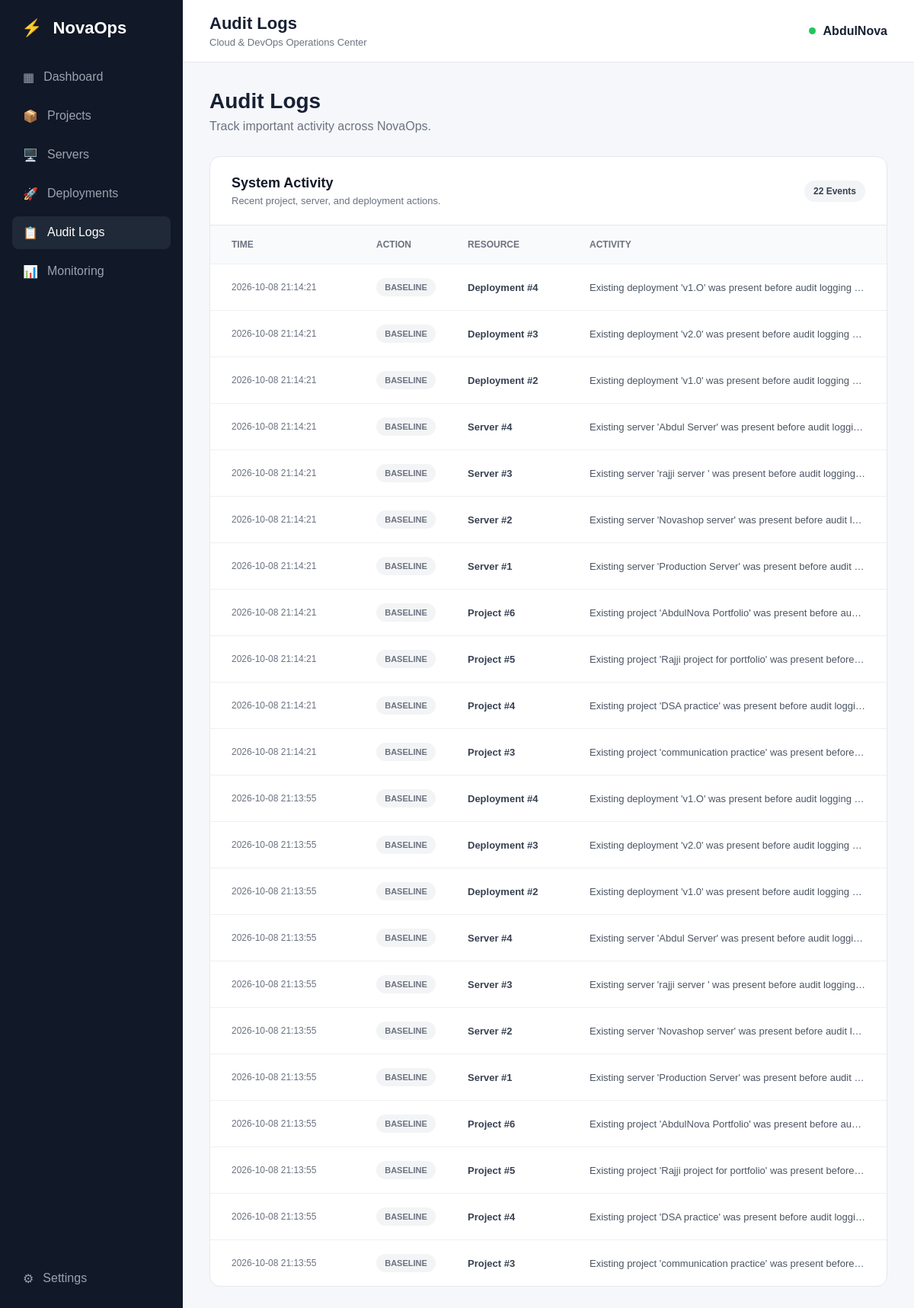
/audit-logs, run on the app's committed database.
### app.py (models this page shows)
class AuditLog(db.Model):
    id = db.Column(
        db.Integer,
        primary_key=True
    )
    action = db.Column(
        db.String(50),
        nullable=False
    )
    entity_type = db.Column(
        db.String(50),
        nullable=False
    )
    entity_id = db.Column(
        db.Integer,
        nullable=True
    )
    message = db.Column(
        db.Text,
        nullable=False
    )
    created_at = db.Column(
        db.DateTime,
        default=india_now,
        nullable=False
    )

### app.py (the view)
@app.route("/audit-logs")
def audit_logs():
    logs = AuditLog.query.order_by(
        AuditLog.created_at.desc()
    ).limit(100).all()
    return render_template(
        "audit_logs.html",
        logs=logs
    )

### templates/audit_logs.html (shortened to what this page needs)
{% extends "base.html" %}
{% block page_title %}
Audit Logs
{% endblock %}
{% block content %}
<div class="welcome">
    <div>
        <h1>Audit Logs</h1>
        <p>Track important activity across NovaOps.</p>
    </div>
</div>
<div class="audit-card">
    <div class="audit-card-header">
        <div>
            <h2>System Activity</h2>
            <p>Recent project, server, and deployment actions.</p>
        </div>
        <span class="server-count">
            {{ logs|length }} Events
        </span>
    </div>
    <div class="audit-table">
        <div class="audit-table-header">
            <span>Time</span>
            <span>Action</span>
            <span>Resource</span>
            <span>Activity</span>
        </div>
        {% for log in logs %}
        <div class="audit-row">
            <span class="audit-time">
                {{ log.created_at.strftime("%Y-%m-%d %H:%M:%S") }}
            </span>
            <span class="audit-action
                {% if log.action == 'CREATE' %}
                    audit-create
                {% elif log.action == 'UPDATE' %}
                    audit-update
                {% elif log.action == 'DELETE' %}
                    audit-delete
                    {% elif log.action == 'BASELINE' %}
    audit-baseline
                {% endif %}">
                {{ log.action }}
            </span>
            <span class="audit-resource">
                {{ log.entity_type }}
                {% if log.entity_id %}
                #{{ log.entity_id }}
                {% endif %}
            </span>
            <span class="audit-message">
                {{ log.message }}
            </span>
        </div>
        {% endfor %}
    </div>
</div>
{% endblock %}

### static/css/style.css (style rules this page uses)
* { margin: 0; padding: 0; box-sizing: border-box; }
body { font-family: Arial, sans-serif; background: #f5f7fb; color: #172033; }
.welcome { display: flex; justify-content: space-between; align-items: center; margin-bottom: 30px; }
.welcome h1 { font-size: 28px; margin-bottom: 8px; }
.welcome p { color: #6b7280; }
.server-count { padding: 7px 12px; background: #f3f4f6; color: #374151; border-radius: 20px; font-size: 12px; font-weight: 600; }
.audit-card { background: #ffffff; border: 1px solid #e5e7eb; border-radius: 14px; overflow: hidden; }
.audit-card-header { display: flex; align-items: center; justify-content: space-between; padding: 24px 28px; border-bottom: 1px solid #e5e7eb; }
.audit-card-header h2 { font-size: 18px; color: #111827; }
.audit-card-header p { margin-top: 5px; color: #6b7280; font-size: 13px; }
.audit-table { width: 100%; }
.audit-table-header, .audit-row { display: grid; grid-template-columns: 170px 100px 140px minmax(0, 1fr); align-items: center; gap: 20px; padding: 18px 28px; }
.audit-table-header { background: #f9fafb; color: #6b7280; font-size: 12px; font-weight: 600; text-transform: uppercase; }
.audit-row { border-top: 1px solid #f0f0f0; font-size: 13px; }
.audit-time { color: #6b7280; font-size: 12px; white-space: nowrap; }
.audit-action { display: inline-flex; align-items: center; justify-content: center; width: fit-content; min-width: 78px; padding: 6px 10px; border-radius: 20px; font-size: 11px; font-weight: 700; }
.audit-resource { color: #374151; font-weight: 600; }
.audit-message { min-width: 0; color: #4b5563; white-space: nowrap; overflow: hidden; text-overflow: ellipsis; }
.audit-baseline { background: #f3f4f6; color: #6b7280; }

### data on the page
AuditLog: created_at "2026-10-08 21:14:21", action "BASELINE", entity_type "Deployment", entity_id "4", message "Existing deployment 'v1.O' was present before audit logging…"
AuditLog: created_at "2026-10-08 21:14:21", action "BASELINE", entity_type "Deployment", entity_id "3", message "Existing deployment 'v2.0' was present before audit logging…"
AuditLog: created_at "2026-10-08 21:14:21", action "BASELINE", entity_type "Deployment", entity_id "2", message "Existing deployment 'v1.0' was present before audit logging…"
AuditLog: created_at "2026-10-08 21:14:21", action "BASELINE", entity_type "Server", entity_id "4", message "Existing server 'Abdul Server' was present before audit loggi…"
AuditLog: created_at "2026-10-08 21:14:21", action "BASELINE", entity_type "Server", entity_id "3", message "Existing server 'rajji server ' was present before audit logging…"
AuditLog: created_at "2026-10-08 21:14:21", action "BASELINE", entity_type "Server", entity_id "2", message "Existing server 'Novashop server' was present before audit l…"
AuditLog: created_at "2026-10-08 21:14:21", action "BASELINE", entity_type "Server", entity_id "1", message "Existing server 'Production Server' was present before audit…"
AuditLog: created_at "2026-10-08 21:14:21", action "BASELINE", entity_type "Project", entity_id "6", message "Existing project 'AbdulNova Portfolio' was present before au…"
AuditLog: created_at "2026-10-08 21:14:21", action "BASELINE", entity_type "Project", entity_id "5", message "Existing project 'Rajji project for portfolio' was present before…"
AuditLog: created_at "2026-10-08 21:14:21", action "BASELINE", entity_type "Project", entity_id "4", message "Existing project 'DSA practice' was present before audit loggi…"
AuditLog: created_at "2026-10-08 21:14:21", action "BASELINE", entity_type "Project", entity_id "3", message "Existing project 'communication practice' was present before…"
AuditLog: created_at "2026-10-08 21:13:55", action "BASELINE", entity_type "Deployment", entity_id "4", message "Existing deployment 'v1.O' was present before audit logging…"
AuditLog: created_at "2026-10-08 21:13:55", action "BASELINE", entity_type "Deployment", entity_id "3", message "Existing deployment 'v2.0' was present before audit logging…"
AuditLog: created_at "2026-10-08 21:13:55", action "BASELINE", entity_type "Deployment", entity_id "2", message "Existing deployment 'v1.0' was present before audit logging…"
AuditLog: created_at "2026-10-08 21:13:55", action "BASELINE", entity_type "Server", entity_id "4", message "Existing server 'Abdul Server' was present before audit loggi…"
AuditLog: created_at "2026-10-08 21:13:55", action "BASELINE", entity_type "Server", entity_id "3", message "Existing server 'rajji server ' was present before audit logging…"
AuditLog: created_at "2026-10-08 21:13:55", action "BASELINE", entity_type "Server", entity_id "2", message "Existing server 'Novashop server' was present before audit l…"
AuditLog: created_at "2026-10-08 21:13:55", action "BASELINE", entity_type "Server", entity_id "1", message "Existing server 'Production Server' was present before audit…"
AuditLog: created_at "2026-10-08 21:13:55", action "BASELINE", entity_type "Project", entity_id "6", message "Existing project 'AbdulNova Portfolio' was present before au…"
AuditLog: created_at "2026-10-08 21:13:55", action "BASELINE", entity_type "Project", entity_id "5", message "Existing project 'Rajji project for portfolio' was present before…"
AuditLog: created_at "2026-10-08 21:13:55", action "BASELINE", entity_type "Project", entity_id "4", message "Existing project 'DSA practice' was present before audit loggi…"
AuditLog: created_at "2026-10-08 21:13:55", action "BASELINE", entity_type "Project", entity_id "3", message "Existing project 'communication practice' was present before…"

### other printed values
{{ logs|length }} "22"
